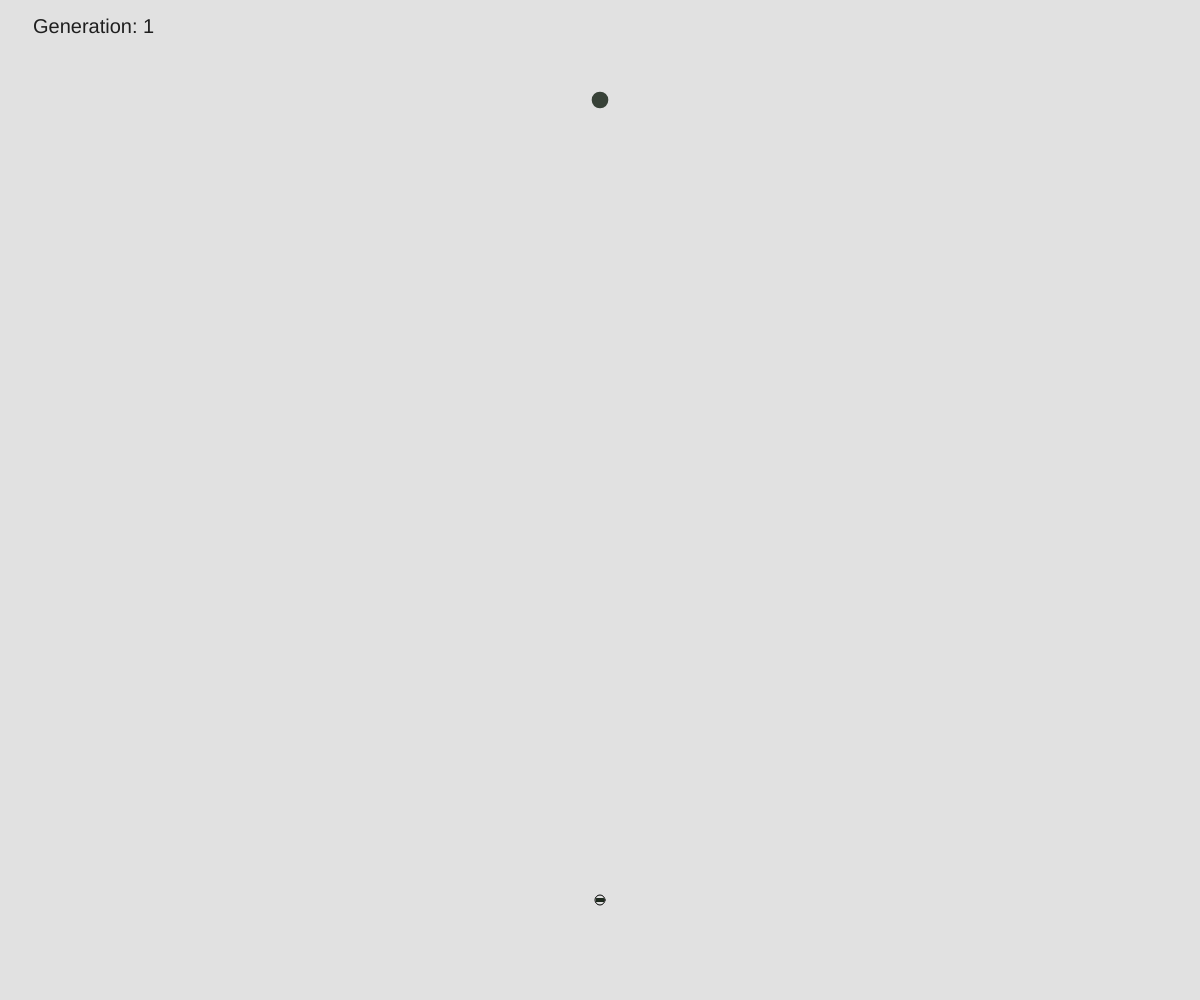
Frame 1 (no input)
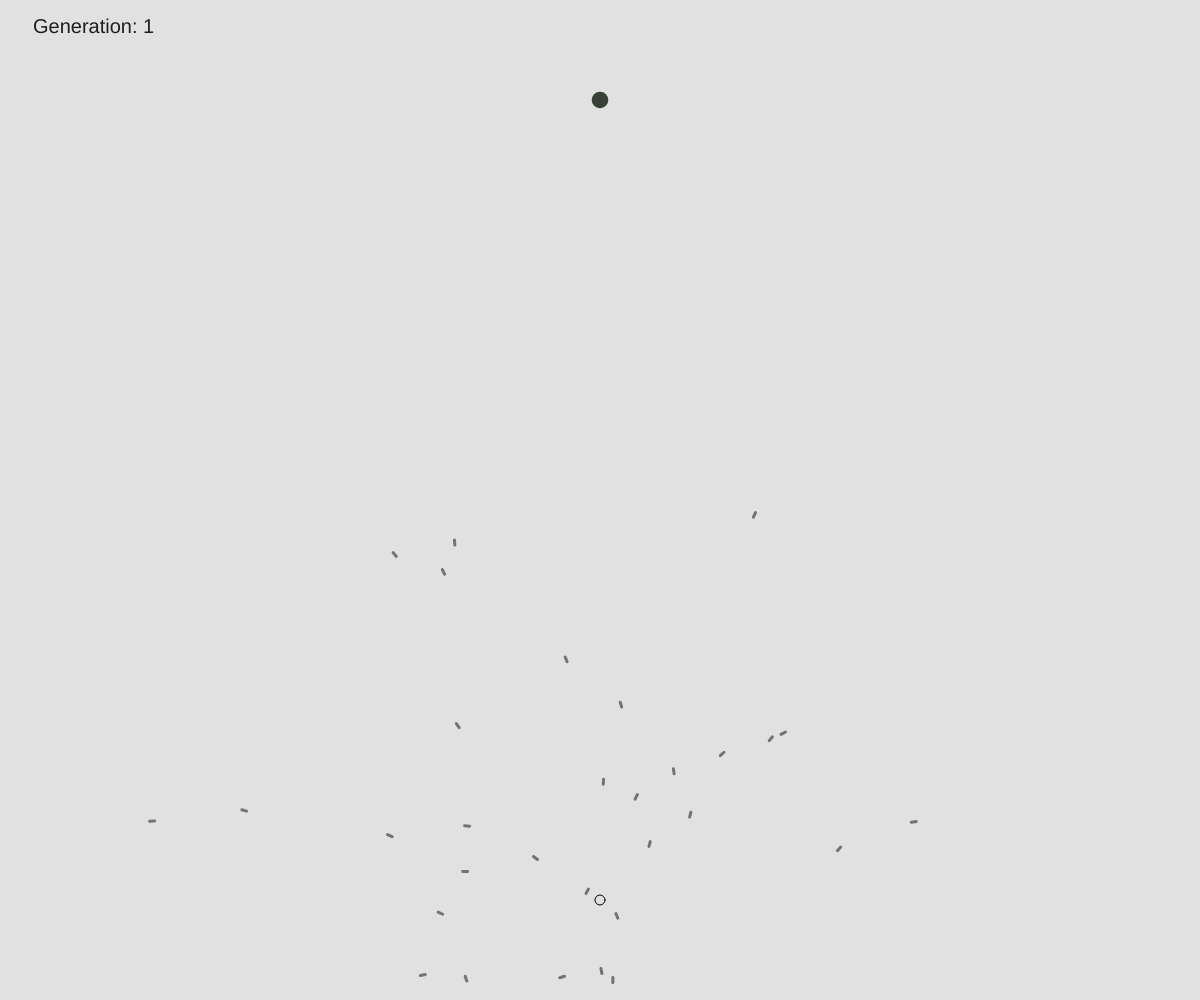
Frame 60 (no input)
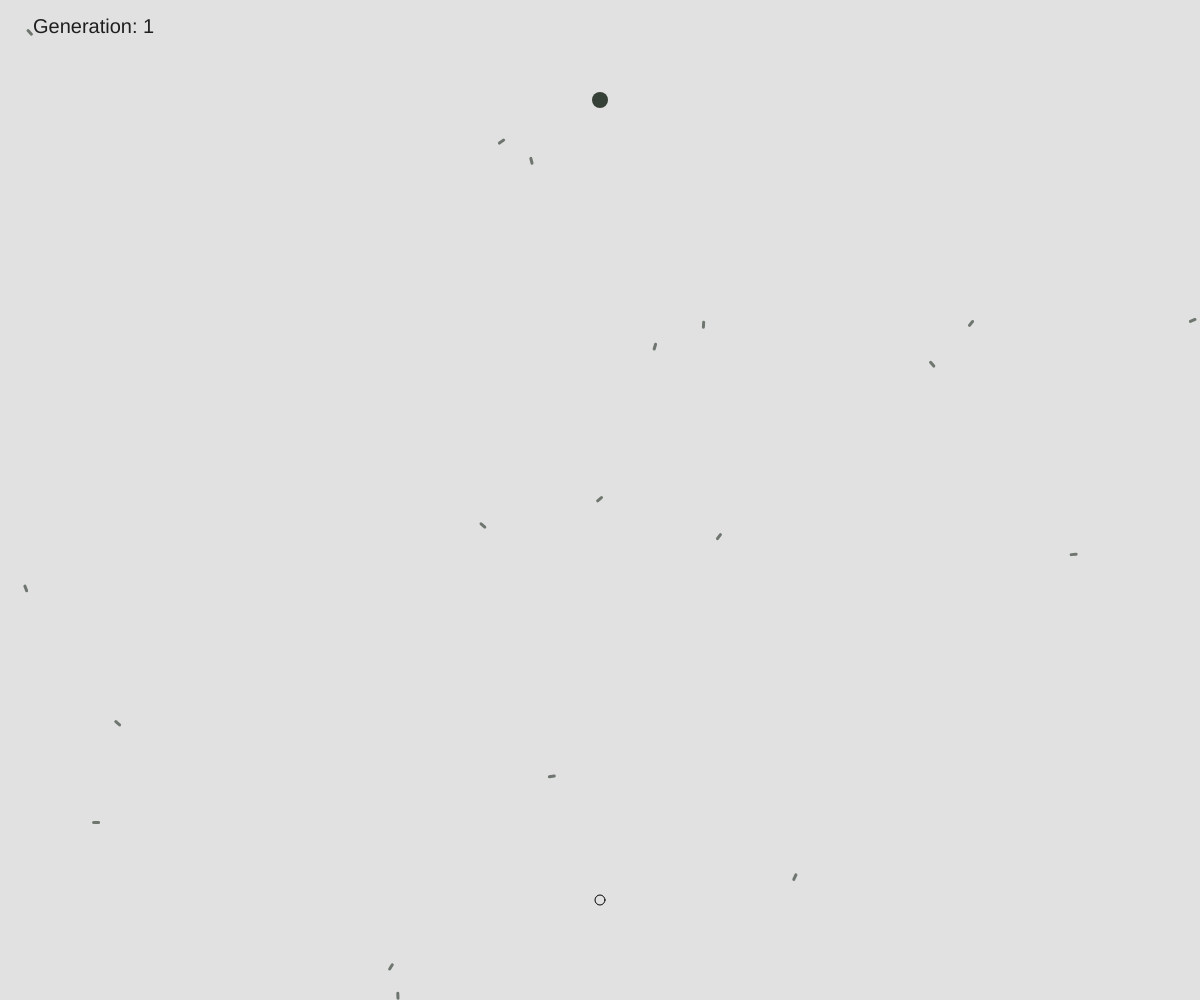
Frame 120 (the mouse pressed at the canvas centre since frame 60)

The p5.js sketch that drew these frames (run headless with seeded random() and noise() and a simulated clock; from frame 60 on, the mouse is pressed at the canvas centre):

// p5.js sketch
// ── sketch.js
// Nature of Code
// Assignment 5: Genetic Algorithms

let rocket;
let genPop;
let lifespan = 150;
let target;
let count = 0;
let genCounter = 1;
let change; 

function setup() {
  createCanvas(windowWidth,windowHeight);
  rocket = new Rocket();
  genPop = new Population();
  target = createVector(width/2,100);
  change = map(count,0,100,0,255);
}
//------------------------------------------- DRAW
function draw() {
  background(225);
  genPop.run();
  noFill();
  stroke(0);
  ellipse(width/2, height-100, 10);
  noStroke();
  fill(31,42,31,random(220,225));
  ellipse(target.x,target.y,16 + random(3));
  count++;
  fill(31);
  textSize(20);
  text("Generation: " + genCounter,33,33);
  if(count == lifespan){
    genPop.evaluate();
    genPop.selection();
    genCounter++;
    count = 0;
  }
}
//------------------------------------------- POP
function Population(){
  this.rockets = [];
  this.matingPool = [];
  this.popSize = 42;
  for(let i=0;i<this.popSize;i++){
    this.rockets[i] = new Rocket();
  }
  this.evaluate = function(){
    let maxFit = 0;
    for(let i =0;i<this.popSize;i++){
      this.rockets[i].calcFitness();
      if(this.rockets[i].fitness > maxFit){
        maxFit = this.rockets[i].fitness;
      }
    } // Normalize the fitness values
    for(let i=0;i< this.popSize;i++){
      this.rockets[i].fitness /= maxFit;
    }
    
    this.matingPool = []; // Clears for each gen
   
    for(let i =0;i<this.popSize;i++){
      // Determine the the fittest
      let n = this.rockets[i].fitness * 100;
      for(let j = 0; j < n; j++){
        // Use fitness to decide next gen
        this.matingPool.push(this.rockets[i]);
      }
    }
  } // Random selection
  this.selection = function(){
    let newRockets = [];
    for(let i = 0; i < this.rockets.length; i++){
      let parentA = random(this.matingPool).dna;
      let parentB = random(this.matingPool).dna;
      let child = parentA.crossover(parentB);
      newRockets[i] = new Rocket(child);
    }
    this.rockets = newRockets;
  }
  this.run = function(){
    for(let i =0;i<this.popSize;i++){
      this.rockets[i].appearance();
      this.rockets[i].firstLaw();
      this.rockets[i].secondLaw();
      //this.rockets[i].thirdLaw();
      this.rockets[i].calcFitness();
    }
  }
}
//------------------------------------------- DNA
function DNA(genes){
  if(genes){
    this.genes = genes;
  } else {
    this.genes = [];
    for(let i=0;i<lifespan;i++){
      this.genes[i] = p5.Vector.random2D();
      //this.genes[i].setMag(0.6);
    }
  }
   // Moosh those genes together
  this.crossover = function(partner){
    let newGenes = [];
    let mid = floor(random(this.genes.length));
    for(let i = 0; i < this.genes.length; i++){
      if(i > mid){
        newGenes[i] = this.genes[i];
      } else {
        newGenes[i] = partner.genes[i];
      }
    }
    return new DNA(newGenes);
  }
}
//------------------------------------------- ROCKET
function Rocket(dna){
  this.pos = createVector(width/2,height-100);
  this.vel = createVector();
  this.acc = createVector();
  this.mass = 3;
  this.count = 1;
  this.fitness = 0;
  if(dna){
    this.dna = dna;
  } else {
    this.dna = new DNA();
  }
  this.appearance = function(){
    push();
    fill(31,42+genCounter,31,150);
    noStroke();
    translate(this.pos.x,this.pos.y);
    rotate(this.vel.heading());
    rectMode(CENTER);
    rect(0,0,8,3,10);
    pop();
  } // An object in motion stays in motion
  this.firstLaw = function(){
    this.secondLaw(this.dna.genes[this.count]);
    this.count++;
    this.vel.add(this.acc);
    this.pos.add(this.vel);
    this.acc.mult(0);
  } // Force = mass * acceleration
  this.secondLaw = function(force){
    // let forceCopy = force.copy();
    // take the force and div by mass
    // this.mass.div(forceCopy);
    // Add the force to acceleration
    this.acc.add(force);
  } // Forces happen in pairs
  this.thirdLaw = function(){
    // Set the boundaries for the rocket
    this.acc.mult(0.9);
    if(this.pos.x>width){
      this.pos.x = width;
      this.vel.x *= -1;
    }
    if(this.pos.y>height){
      this.pos.y = height;
      this.vel.y *= -1;
    }
  } // Calculate the fitness for the next generation
  this.calcFitness = function(){
    let d = dist(this.pos.x,this.pos.y,target.x,target.y);
    this.fitness = map(d, 0, width, width, 0);
  }
}
